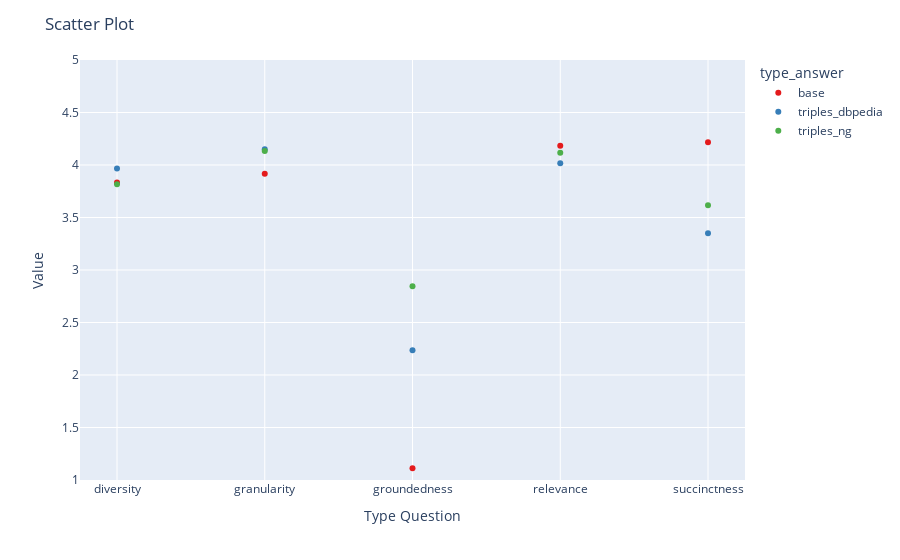

Notebook source saved alongside this figure:
### Code cell
# Sample DataFrame
grouped = data.groupby(["type_answer", "metric"]).agg({"value": "mean"}).reset_index()

# Create scatter plot using Plotly Express
fig = px.scatter(grouped, x='metric', y='value', color='type_answer', #symbol='metric',
                 color_discrete_sequence=px.colors.qualitative.Set1,
                 #symbol_sequence=['circle', 'square', 'diamond', 'cross', 'x', 'triangle-up']
                 )

# Update layout
fig.update_layout(
    title='Scatter Plot',
    xaxis=dict(title='Type Question'),
    yaxis=dict(title='Value', range=[1,5])
)

# Show the plot
fig.show()

### Figure 1 — Plotly figure (JSON) as saved in the notebook; plotly's stock layout.template omitted (floating-point values rounded to 4 significant figures)
{"data": [{"hovertemplate": "type_answer=base<br>metric=%{x}<br>value=%{y}<extra></extra>", "legendgroup": "base", "marker": {"color": "rgb(228,26,28)", "symbol": "circle"}, "mode": "markers", "name": "base", "orientation": "v", "showlegend": true, "type": "scatter", "x": ["diversity", "granularity", "groundedness", "relevance", "succinctness"], "xaxis": "x", "y": [3.833, 3.917, 1.111, 4.183, 4.217], "yaxis": "y"}, {"hovertemplate": "type_answer=triples_dbpedia<br>metric=%{x}<br>value=%{y}<extra></extra>", "legendgroup": "triples_dbpedia", "marker": {"color": "rgb(55,126,184)", "symbol": "circle"}, "mode": "markers", "name": "triples_dbpedia", "orientation": "v", "showlegend": true, "type": "scatter", "x": ["diversity", "granularity", "groundedness", "relevance", "succinctness"], "xaxis": "x", "y": [3.967, 4.15, 2.235, 4.017, 3.35], "yaxis": "y"}, {"hovertemplate": "type_answer=triples_ng<br>metric=%{x}<br>value=%{y}<extra></extra>", "legendgroup": "triples_ng", "marker": {"color": "rgb(77,175,74)", "symbol": "circle"}, "mode": "markers", "name": "triples_ng", "orientation": "v", "showlegend": true, "type": "scatter", "x": ["diversity", "granularity", "groundedness", "relevance", "succinctness"], "xaxis": "x", "y": [3.817, 4.133, 2.846, 4.117, 3.617], "yaxis": "y"}], "layout": {"legend": {"title": {"text": "type_answer"}, "tracegroupgap": 0}, "margin": {"t": 60}, "title": {"text": "Scatter Plot"}, "xaxis": {"anchor": "y", "domain": [0, 1], "title": {"text": "Type Question"}}, "yaxis": {"anchor": "x", "domain": [0, 1], "range": [1, 5], "title": {"text": "Value"}}}}
